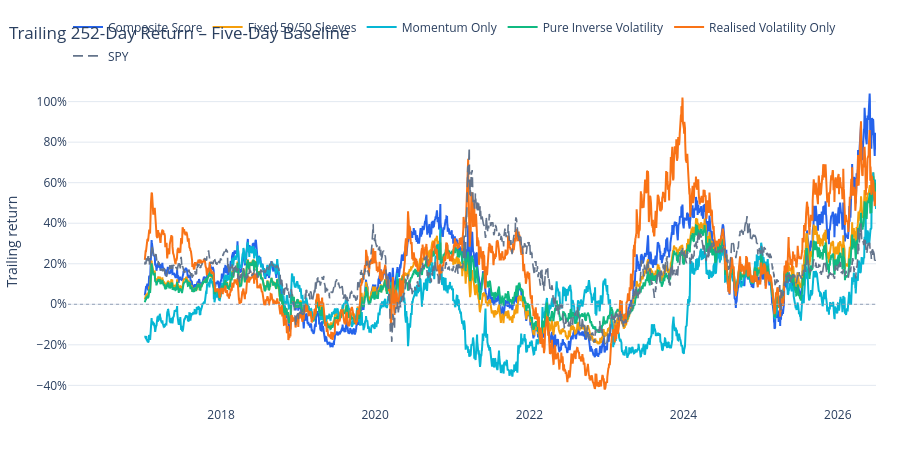
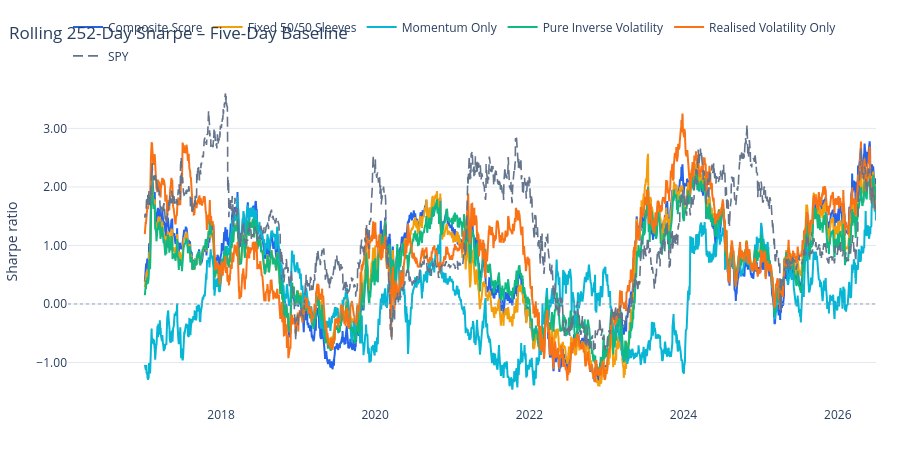

Notebook source saved alongside these figures, in order:
### Code cell
display(
    build_rolling_metric_figure(
        rolling_state_252,
        "trailing_return_252",
        title="Trailing 252-Day Return – Five-Day Baseline",
    )
)
display(
    build_rolling_metric_figure(
        rolling_state_252,
        "rolling_sharpe_252",
        title="Rolling 252-Day Sharpe – Five-Day Baseline",
    )
)

### Figure 1 — Plotly figure (JSON) as saved in the notebook; plotly's stock layout.template omitted (floating-point values rounded to 4 significant figures; data arrays with more than 128 entries replaced by an {"elided": "..."} marker saying what was removed)
{"data": [{"connectgaps": false, "hovertemplate": "%{x|%Y-%m-%d}<br>%{y:.2%}<extra></extra>", "legendgroup": "Composite Score", "line": {"color": "#2563EB", "dash": "solid", "width": 2.0}, "mode": "lines", "name": "Composite Score", "type": "scatter", "x": {"elided": "2635 str values"}, "y": {"elided": "2635 float values"}}, {"connectgaps": false, "hovertemplate": "%{x|%Y-%m-%d}<br>%{y:.2%}<extra></extra>", "legendgroup": "Fixed 50/50 Sleeves", "line": {"color": "#F59E0B", "dash": "solid", "width": 2.0}, "mode": "lines", "name": "Fixed 50/50 Sleeves", "type": "scatter", "x": {"elided": "2635 str values"}, "y": {"elided": "2635 float values"}}, {"connectgaps": false, "hovertemplate": "%{x|%Y-%m-%d}<br>%{y:.2%}<extra></extra>", "legendgroup": "Momentum Only", "line": {"color": "#06B6D4", "dash": "solid", "width": 2.0}, "mode": "lines", "name": "Momentum Only", "type": "scatter", "x": {"elided": "2635 str values"}, "y": {"elided": "2635 float values"}}, {"connectgaps": false, "hovertemplate": "%{x|%Y-%m-%d}<br>%{y:.2%}<extra></extra>", "legendgroup": "Pure Inverse Volatility", "line": {"color": "#10B981", "dash": "solid", "width": 2.0}, "mode": "lines", "name": "Pure Inverse Volatility", "type": "scatter", "x": {"elided": "2635 str values"}, "y": {"elided": "2635 float values"}}, {"connectgaps": false, "hovertemplate": "%{x|%Y-%m-%d}<br>%{y:.2%}<extra></extra>", "legendgroup": "Realised Volatility Only", "line": {"color": "#F97316", "dash": "solid", "width": 2.0}, "mode": "lines", "name": "Realised Volatility Only", "type": "scatter", "x": {"elided": "2635 str values"}, "y": {"elided": "2635 float values"}}, {"connectgaps": false, "hovertemplate": "%{x|%Y-%m-%d}<br>%{y:.2%}<extra></extra>", "legendgroup": "SPY", "line": {"color": "#64748B", "dash": "10px, 5px", "width": 1.6}, "mode": "lines", "name": "SPY", "type": "scatter", "x": {"elided": "2635 str values"}, "y": {"elided": "2635 float values"}}], "layout": {"height": 460, "hovermode": "x unified", "legend": {"orientation": "h", "x": 0.0, "xanchor": "left", "y": 1.02, "yanchor": "bottom"}, "margin": {"b": 48, "l": 64, "r": 24, "t": 72}, "shapes": [{"line": {"color": "#94A3B8", "dash": "dot", "width": 1.0}, "type": "line", "x0": 0, "x1": 1, "xref": "x domain", "y0": 0.0, "y1": 0.0, "yref": "y"}], "title": {"text": "Trailing 252-Day Return – Five-Day Baseline", "x": 0.01, "xanchor": "left"}, "xaxis": {"showgrid": false, "title": {"text": ""}}, "yaxis": {"gridcolor": "#E2E8F0", "tickformat": ".0%", "title": {"text": "Trailing return"}, "zeroline": false}}}

### Figure 2 — Plotly figure (JSON) as saved in the notebook; plotly's stock layout.template omitted (floating-point values rounded to 4 significant figures; data arrays with more than 128 entries replaced by an {"elided": "..."} marker saying what was removed)
{"data": [{"connectgaps": false, "hovertemplate": "%{x|%Y-%m-%d}<br>%{y:.2f}<extra></extra>", "legendgroup": "Composite Score", "line": {"color": "#2563EB", "dash": "solid", "width": 2.0}, "mode": "lines", "name": "Composite Score", "type": "scatter", "x": {"elided": "2635 str values"}, "y": {"elided": "2635 float values"}}, {"connectgaps": false, "hovertemplate": "%{x|%Y-%m-%d}<br>%{y:.2f}<extra></extra>", "legendgroup": "Fixed 50/50 Sleeves", "line": {"color": "#F59E0B", "dash": "solid", "width": 2.0}, "mode": "lines", "name": "Fixed 50/50 Sleeves", "type": "scatter", "x": {"elided": "2635 str values"}, "y": {"elided": "2635 float values"}}, {"connectgaps": false, "hovertemplate": "%{x|%Y-%m-%d}<br>%{y:.2f}<extra></extra>", "legendgroup": "Momentum Only", "line": {"color": "#06B6D4", "dash": "solid", "width": 2.0}, "mode": "lines", "name": "Momentum Only", "type": "scatter", "x": {"elided": "2635 str values"}, "y": {"elided": "2635 float values"}}, {"connectgaps": false, "hovertemplate": "%{x|%Y-%m-%d}<br>%{y:.2f}<extra></extra>", "legendgroup": "Pure Inverse Volatility", "line": {"color": "#10B981", "dash": "solid", "width": 2.0}, "mode": "lines", "name": "Pure Inverse Volatility", "type": "scatter", "x": {"elided": "2635 str values"}, "y": {"elided": "2635 float values"}}, {"connectgaps": false, "hovertemplate": "%{x|%Y-%m-%d}<br>%{y:.2f}<extra></extra>", "legendgroup": "Realised Volatility Only", "line": {"color": "#F97316", "dash": "solid", "width": 2.0}, "mode": "lines", "name": "Realised Volatility Only", "type": "scatter", "x": {"elided": "2635 str values"}, "y": {"elided": "2635 float values"}}, {"connectgaps": false, "hovertemplate": "%{x|%Y-%m-%d}<br>%{y:.2f}<extra></extra>", "legendgroup": "SPY", "line": {"color": "#64748B", "dash": "10px, 5px", "width": 1.6}, "mode": "lines", "name": "SPY", "type": "scatter", "x": {"elided": "2635 str values"}, "y": {"elided": "2635 float values"}}], "layout": {"height": 460, "hovermode": "x unified", "legend": {"orientation": "h", "x": 0.0, "xanchor": "left", "y": 1.02, "yanchor": "bottom"}, "margin": {"b": 48, "l": 64, "r": 24, "t": 72}, "shapes": [{"line": {"color": "#94A3B8", "dash": "dot", "width": 1.0}, "type": "line", "x0": 0, "x1": 1, "xref": "x domain", "y0": 0.0, "y1": 0.0, "yref": "y"}], "title": {"text": "Rolling 252-Day Sharpe – Five-Day Baseline", "x": 0.01, "xanchor": "left"}, "xaxis": {"showgrid": false, "title": {"text": ""}}, "yaxis": {"gridcolor": "#E2E8F0", "tickformat": ".2f", "title": {"text": "Sharpe ratio"}, "zeroline": false}}}
